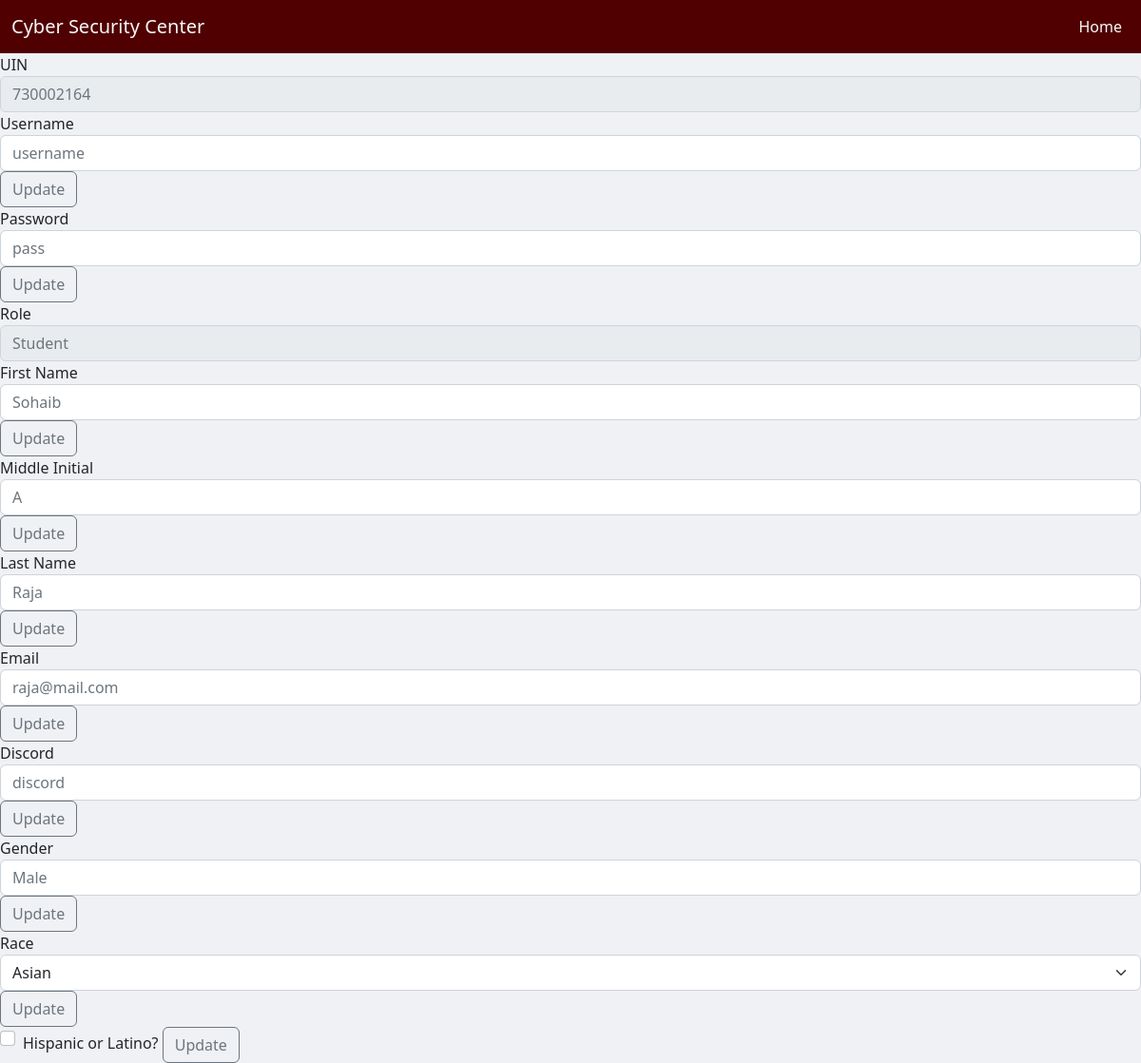
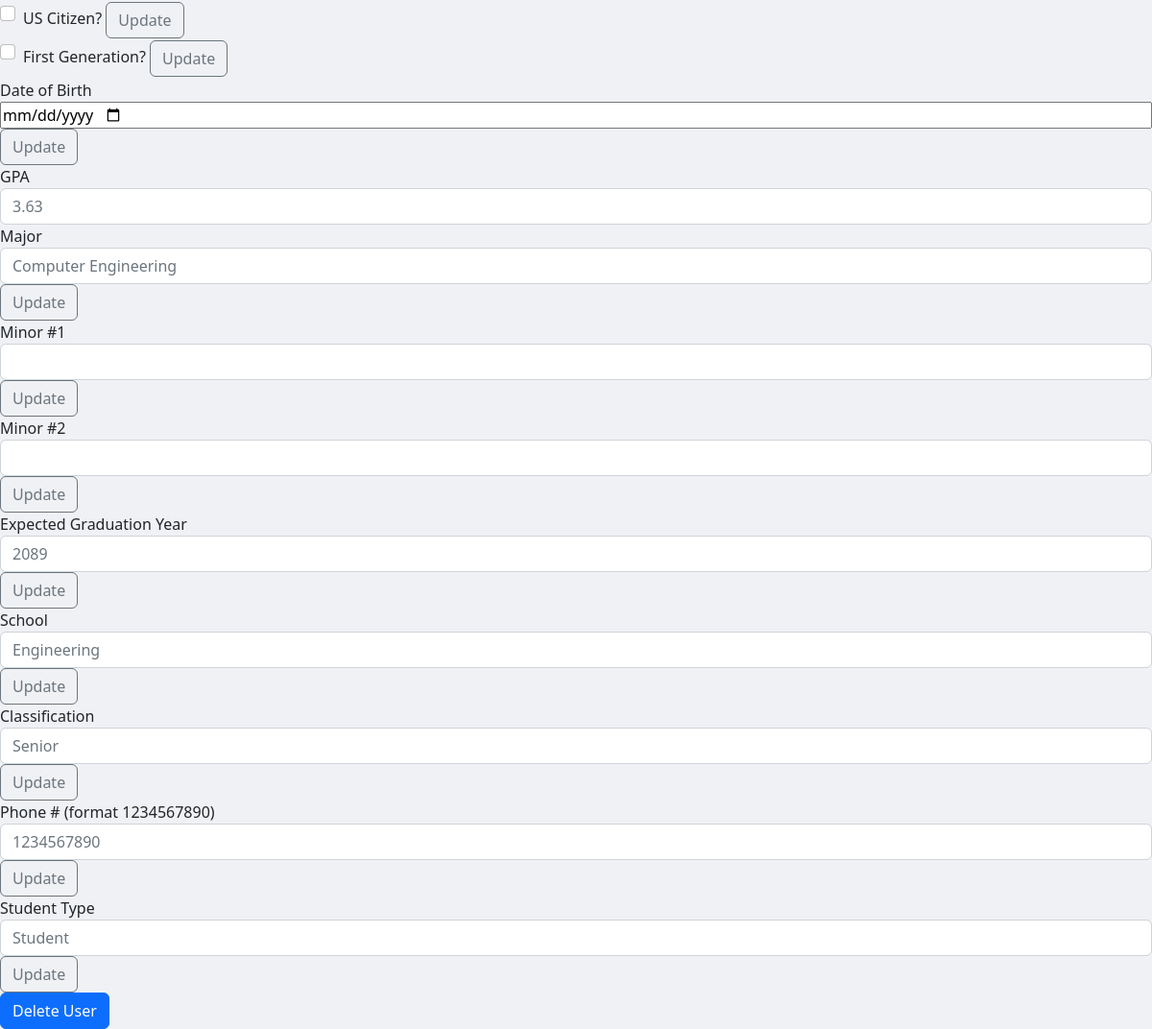
Page /student_profile.php (signed in) on the committed database (2 pictures, top to bottom).
### tables this page shows
CREATE TABLE `users` (
  `UIN` int NOT NULL,
  `First_Name` varchar(45) DEFAULT NULL,
  `M_Initial` char(1) DEFAULT NULL,
  `Last_Name` varchar(45) DEFAULT NULL,
  `Username` varchar(45) DEFAULT NULL,
  `Password` varchar(45) DEFAULT NULL,
  `User_Type` varchar(45) DEFAULT NULL,
  `Email` varchar(45) DEFAULT NULL,
  `Discord_Name` varchar(45) DEFAULT NULL,
  PRIMARY KEY (`UIN`)
);

CREATE TABLE `college_student` (
  `UIN` int NOT NULL,
  `Gender` varchar(45) DEFAULT NULL,
  `Hispanic_Latino` binary(1) DEFAULT NULL,
  `Race` varchar(45) DEFAULT NULL,
  `US_Citizen` binary(1) DEFAULT NULL,
  `First_Generation` binary(1) DEFAULT NULL,
  `DOB` date DEFAULT NULL,
  `GPA` float DEFAULT NULL,
  `Major` varchar(45) DEFAULT NULL,
  `Minor #1` varchar(45) DEFAULT NULL,
  `Minor #2` varchar(45) DEFAULT NULL,
  `Expected_Graduation` smallint DEFAULT NULL,
  `School` varchar(45) DEFAULT NULL,
  `Classification` varchar(45) DEFAULT NULL,
  `Phone` int DEFAULT NULL,
  `Student_Type` varchar(45) DEFAULT NULL,
  PRIMARY KEY (`UIN`)
);

### student_profile.php (the view, shortened to what this page needs)
<!DOCTYPE html>
<html lang="en">
<head>
    <link href="https://cdn.jsdelivr.net/npm/bootstrap@5.2.3/dist/css/bootstrap.min.css" rel="stylesheet">
</head>
<body style="background-color: rgb(240, 241, 245);">
    <?php
        include 'navbar.php';
        $UIN = $_SESSION['UIN'];
        $profileQuery = "SELECT * FROM users WHERE UIN='$UIN'";
        $profileResult = mysqli_query($_SESSION['sql'], $profileQuery);
        if (mysqli_num_rows($profileResult) == 0) {
            echo "User does not exist";
        }
        else if (mysqli_num_rows($profileResult) == 1){
            $profileRow = mysqli_fetch_assoc($profileResult);
            $username = $profileRow['Username'];
            $password = $profileRow['Password'];
            $role = $profileRow['User_Type'];
            $UIN = $profileRow['UIN'];
            $fname = $profileRow['First_Name'];
            $middle_initial = $profileRow['M_Initial'];
            $lname = $profileRow['Last_Name'];
            $email = $profileRow['Email'];
            $discord = $profileRow['Discord_Name'];
        }
        else {
            echo "duplicate user detected";
        }
        $studentQuery = "SELECT * FROM college_student WHERE UIN='$UIN'";
        $studentResult = mysqli_query($_SESSION['sql'], $studentQuery);
        if (mysqli_num_rows($studentResult) == 0) {
            echo "User does not exist";
        }
        else if (mysqli_num_rows($studentResult) == 1){
            $studentRow = mysqli_fetch_assoc($studentResult);
            $gender = $studentRow['Gender'];
            $hispanic = $studentRow['Hispanic_Latino'];
            $race = $studentRow['Race'];
            $citizen = $studentRow['US_Citizen'];
            $generation = $studentRow['First_Generation'];
            $dob = $studentRow['DOB'];
            $gpa = $studentRow['GPA'];
            $major = $studentRow['Major'];
            $minor1 = $studentRow['Minor #1'];
            $minor2 = $studentRow['Minor #2'];
            $grad_year = $studentRow['Expected_Graduation'];
            $school = $studentRow['School'];
            $classification = $studentRow['Classification'];
            $phone = $studentRow['Phone'];
            $student_type = $studentRow['Student_Type'];
        }
        else {
            echo "duplicate user detected";
        }
    ?>
    <form method='post'>
        <div class="form-group">
            <label>UIN</label>
            <input type="text" class="form-control" placeholder="<?php echo $UIN; ?>" name="UIN_field" disabled>
        </div>
        <div class="form-group">
            <label>Username</label>
            <input type="text" class="form-control" name="username_input" placeholder="<?php echo $username; ?>" aria-label="Recipient's username" aria-describedby="button-addon2">
            <button class="btn btn-outline-secondary" type="submit" name="username_button">Update</button>
        </div>
        <div class="form-group">
            <label>Password</label>
            <input type="text" class="form-control" name="password_input" placeholder="<?php echo $password; ?>" aria-label="Recipient's username" aria-describedby="button-addon2">
            <button class="btn btn-outline-secondary" type="submit" name="password_button">Update</button>
        </div>
        <div class="form-group">
            <label>Role</label>
            <input type="text" class="form-control" placeholder="<?php echo $role; ?>" name="role_field" disabled>
        </div>
        <div class="form-group">
            <label>First Name</label>
            <input type="text" class="form-control" name="fname_input" placeholder="<?php echo $fname; ?>" aria-label="Recipient's username" aria-describedby="button-addon2">
            <button class="btn btn-outline-secondary" type="submit" name="fname_button">Update</button>
        </div>
        <div class="form-group">
            <label>Middle Initial</label>
            <input type="text" class="form-control" name="middle_input" placeholder="<?php echo $middle_initial; ?>" aria-label="Recipient's username" aria-describedby="button-addon2">
            <button class="btn btn-outline-secondary" type="submit" name="middle_button">Update</button>
        </div>
        <div class="form-group">
            <label>Last Name</label>
            <input type="text" class="form-control" name="lname_input" placeholder="<?php echo $lname; ?>" aria-label="Recipient's username" aria-describedby="button-addon2">
            <button class="btn btn-outline-secondary" type="submit" name="lname_button">Update</button>
        </div>
        <div class="form-group">
            <label>Email</label>
            <input type="email" class="form-control" name="email_input" placeholder="<?php echo $email; ?>" aria-label="Recipient's username" aria-describedby="button-addon2">
            <button class="btn btn-outline-secondary" type="submit" name="email_button">Update</button>
        </div>
        <div class="form-group">
            <label>Discord</label>
            <input type="text" class="form-control" name="discord_input" placeholder="<?php echo $discord; ?>" aria-label="Recipient's username" aria-describedby="button-addon2">
            <button class="btn btn-outline-secondary" type="submit" name="discord_button">Update</button>
        </div>
        <div class="form-group">
            <label>Gender</label>
            <input type="text" class="form-control" name="gender_input"  placeholder="<?php echo $gender; ?>" aria-label="Recipient's username" aria-describedby="button-addon2">
            <button class="btn btn-outline-secondary" type="submit" name="gender_button">Update</button>
        </div>
        <label>Race</label>
        <select class="form-select" aria-label="Default select example" name="race_select">
            <option selected><?php echo $race; ?></option>
        </select>
        <button class="btn btn-outline-secondary" type="submit" name="race_button">Update</button>
        <div class="form-check">
            <input class="form-check-input" type="checkbox" value="" name="hispanic_check" <?php if ($hispanic) {echo "checked";} ?>>
            <label class="form-check-label" for="flexCheckDefault">
                Hispanic or Latino?
            </label>
            <button class="btn btn-outline-secondary" type="submit" name="hispanic_button">Update</button>
        </div>
        <div class="form-check">
            <input class="form-check-input" type="checkbox" value="" name="citizen_check" <?php if ($citizen) {echo "checked";} ?>>
            <label class="form-check-label" for="flexCheckChecked">
                US Citizen?
            </label>
            <button class="btn btn-outline-secondary" type="submit" name="citizen_button" >Update</button>
        </div>
        <div class="form-check">
            <input class="form-check-input" type="checkbox" value="" name="generation_check" <?php if ($generation) {echo "checked";} ?>>
            <label class="form-check-label" for="flexCheckChecked">
                First Generation?
            </label>
            <button class="btn btn-outline-secondary" type="submit" name="generation_button">Update</button>
        </div>
        <div class="form-group">
            <label>Date of Birth</label>
            <input type="date" name="dob_input"
            placeholder="<?php echo $dob; ?>" value=""
            min="1950-01-01" max="2030-12-31" class="input-group date">
            <button class="btn btn-outline-secondary" type="submit" name="dob_button">Update</button>
        </div>
        <div class="form-group">
            <label>GPA</label>
            <input type="number" min="0" max="4" step="0.001" class="form-control" name="gpa_input" placeholder="<?php echo $gpa; ?>" aria-label="Recipient's username" aria-describedby="button-addon2">
        </div>
        <div class="form-group">
            <label>Major</label>
            <input type="text" class="form-control" name="major_input" placeholder="<?php echo $major; ?>" aria-label="Recipient's username" aria-describedby="button-addon2">
            <button class="btn btn-outline-secondary" type="submit" name="major_button">Update</button>
        </div>
        <div class="form-group">
            <label>Minor #1</label>
            <input type="text" class="form-control" name="minor1_input" placeholder="<?php echo $minor1; ?>" aria-label="Recipient's username" aria-describedby="button-addon2">
            <button class="btn btn-outline-secondary" type="submit" name="minor1_button">Update</button>
        </div>
        <div class="form-group">
            <label>Minor #2</label>
            <input type="text" class="form-control" name="minor2_input" placeholder="<?php echo $minor2; ?>" aria-label="Recipient's username" aria-describedby="button-addon2">
            <button class="btn btn-outline-secondary" type="submit" name="minor2_button">Update</button>
        </div>
        <div class="form-group">
            <label>Expected Graduation Year</label>
            <input type="number" min="2023" max="2099" step="1" class="form-control" name="grad_year_input" placeholder="<?php echo $grad_year; ?>" aria-label="Recipient's username" aria-describedby="button-addon2">
            <button class="btn btn-outline-secondary" type="submit" name="grad_year_button">Update</button>
        </div>
        <div class="form-group">
            <label>School</label>
            <input type="text" class="form-control" name="school_input" placeholder="<?php echo $school; ?>" aria-label="Recipient's username" aria-describedby="button-addon2">
            <button class="btn btn-outline-secondary" type="submit" name="school_button">Update</button>
        </div>
        <div class="form-group">
            <label>Classification</label>
            <input type="text" class="form-control" name="classification_input" placeholder="<?php echo $classification; ?>" aria-label="Recipient's username" aria-describedby="button-addon2">
            <button class="btn btn-outline-secondary" type="submit" name="classification_button">Update</button>
        </div>
        <div class="form-group">
            <label>Phone # (format 1234567890)</label>
            <input type="number" min="1000000000" max="9999999999" class="form-control" name="phone_input" placeholder="<?php echo $phone; ?>" aria-label="Recipient's username" aria-describedby="button-addon2">
            <button class="btn btn-outline-secondary" type="submit" name="phone_button">Update</button>
        </div>
        <div class="form-group">
            <label>Student Type</label>
            <input type="text" class="form-control" name="student_type_input" placeholder="<?php echo $student_type; ?>" aria-label="Recipient's username" aria-describedby="button-addon2">
            <button class="btn btn-outline-secondary" type="submit" name="student_type_button">Update</button>
        </div>
        <button type="submit" class="btn btn-primary" name="delete_button">Delete User</button>
    </form>
</body>
</html>

### rows in the picture
users: UIN_field "730002164", username_input "username", password_input "pass", role_field "Student", fname_input "Sohaib", middle_input "A", lname_input "Raja", email_input "raja@mail.com", discord_input "discord"
college_student: gender_input "Male", race_select "Asian", gpa_input "3.63", major_input "Computer Engineering", grad_year_input "2089", school_input "Engineering", classification_input "Senior", phone_input "1234567890", student_type_input "Student"
